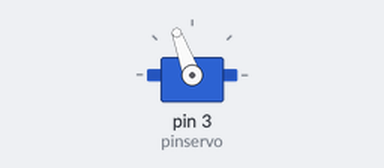
A sketch run on a simulated Arduino Uno, built with avr-gcc and run on an emulated ATmega328P. Shown: servo.

Above: at 0.05 s.
Timing chart, 0 to 4.6 s (numbered marks = the images above):
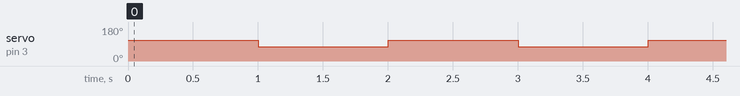

Measured:
- by itself, servo on pin 3 (pinservo): alternates 110° for 1.0 s and 75° for 1.0 s

The sketch:

Servo.ino
```cpp
#include <Servo.h>

Servo Dispensador;
const int pinservo = 3;
const int PulsoMinimo = 650;
const int PulsoMaximo = 2550;

void setup() {
  Dispensador.attach(pinservo, PulsoMinimo, PulsoMaximo);
}
void loop() {
  Dispensador.write(110
  );
  delay(1000);
  Dispensador.write(75);
  delay(1000);
}
```
